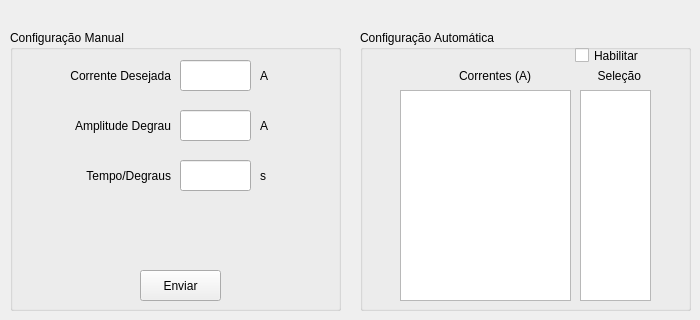
       <widget class="QWidget" name="tab_8">
        <attribute name="title">
         <string>Rampa Corrente</string>
        </attribute>
        <widget class="QGroupBox" name="Configuracao_Manual">
         <property name="geometry">
          <rect>
           <x>10</x>
           <y>30</y>
           <width>331</width>
           <height>281</height>
          </rect>
         </property>
         <property name="title">
          <string>Configuração Manual</string>
         </property>
         <widget class="QLineEdit" name="Corrente_Linear">
          <property name="geometry">
           <rect>
            <x>170</x>
            <y>30</y>
            <width>71</width>
            <height>31</height>
           </rect>
          </property>
         </widget>
         <widget class="QLineEdit" name="Amplitude_Linear">
          <property name="geometry">
           <rect>
            <x>170</x>
            <y>80</y>
            <width>71</width>
            <height>31</height>
           </rect>
          </property>
          <property name="text">
           <string/>
          </property>
         </widget>
         <widget class="QLineEdit" name="Tempo_Linear">
          <property name="geometry">
           <rect>
            <x>170</x>
            <y>130</y>
            <width>71</width>
            <height>31</height>
           </rect>
          </property>
          <property name="text">
           <string/>
          </property>
         </widget>
         <widget class="QLabel" name="label_81">
          <property name="geometry">
           <rect>
            <x>20</x>
            <y>30</y>
            <width>141</width>
            <height>31</height>
           </rect>
          </property>
          <property name="text">
           <string>Corrente Desejada</string>
          </property>
          <property name="alignment">
           <set>Qt::AlignRight|Qt::AlignTrailing|Qt::AlignVCenter</set>
          </property>
         </widget>
         <widget class="QLabel" name="label_82">
          <property name="geometry">
           <rect>
            <x>20</x>
            <y>80</y>
            <width>141</width>
            <height>31</height>
           </rect>
          </property>
          <property name="text">
           <string>Amplitude Degrau</string>
          </property>
          <property name="alignment">
           <set>Qt::AlignRight|Qt::AlignTrailing|Qt::AlignVCenter</set>
          </property>
         </widget>
         <widget class="QLabel" name="label_88">
          <property name="geometry">
           <rect>
            <x>0</x>
            <y>130</y>
            <width>161</width>
            <height>31</height>
           </rect>
          </property>
          <property name="text">
           <string>Tempo/Degraus</string>
          </property>
          <property name="alignment">
           <set>Qt::AlignRight|Qt::AlignTrailing|Qt::AlignVCenter</set>
          </property>
         </widget>
         <widget class="QLabel" name="label_89">
          <property name="geometry">
           <rect>
            <x>250</x>
            <y>80</y>
            <width>21</width>
            <height>31</height>
           </rect>
          </property>
          <property name="text">
           <string>A</string>
          </property>
         </widget>
         <widget class="QLabel" name="label_90">
          <property name="geometry">
           <rect>
            <x>250</x>
            <y>130</y>
            <width>21</width>
            <height>31</height>
           </rect>
          </property>
          <property name="text">
           <string>s</string>
          </property>
         </widget>
         <widget class="QLabel" name="label_96">
          <property name="geometry">
           <rect>
            <x>250</x>
            <y>30</y>
            <width>21</width>
            <height>31</height>
           </rect>
          </property>
          <property name="text">
           <string>A</string>
          </property>
         </widget>
         <widget class="QPushButton" name="Enviar_Linear">
          <property name="geometry">
           <rect>
            <x>130</x>
            <y>240</y>
            <width>81</width>
            <height>31</height>
           </rect>
          </property>
          <property name="text">
           <string>Enviar</string>
          </property>
          <property name="icon">
           <iconset>
            <normaloff>imagens/1351621501_Check.png</normaloff>imagens/1351621501_Check.png</iconset>
          </property>
         </widget>
        </widget>
        <widget class="QGroupBox" name="Configuracao_Auto">
         <property name="geometry">
          <rect>
           <x>360</x>
           <y>30</y>
           <width>331</width>
           <height>281</height>
          </rect>
         </property>
         <property name="title">
          <string>Configuração Automática</string>
         </property>
         <widget class="QLabel" name="label_142">
          <property name="geometry">
           <rect>
            <x>70</x>
            <y>30</y>
            <width>101</width>
            <height>31</height>
           </rect>
          </property>
          <property name="text">
           <string>Correntes (A)</string>
          </property>
          <property name="alignment">
           <set>Qt::AlignRight|Qt::AlignTrailing|Qt::AlignVCenter</set>
          </property>
         </widget>
         <widget class="QPlainTextEdit" name="Selecao_Corrente_Arbitraria_PUC">
          <property name="geometry">
           <rect>
            <x>220</x>
            <y>60</y>
            <width>71</width>
            <height>211</height>
           </rect>
          </property>
          <property name="plainText">
           <string/>
          </property>
         </widget>
         <widget class="QPlainTextEdit" name="Corrente_Arbitraria_PUC">
          <property name="geometry">
           <rect>
            <x>40</x>
            <y>60</y>
            <width>171</width>
            <height>211</height>
           </rect>
          </property>
          <property name="plainText">
           <string/>
          </property>
         </widget>
         <widget class="QLabel" name="label_151">
          <property name="geometry">
           <rect>
            <x>220</x>
            <y>30</y>
            <width>61</width>
            <height>31</height>
           </rect>
          </property>
          <property name="text">
           <string>Seleção</string>
          </property>
          <property name="alignment">
           <set>Qt::AlignRight|Qt::AlignTrailing|Qt::AlignVCenter</set>
          </property>
         </widget>
         <widget class="QCheckBox" name="Hab_Selecao">
          <property name="geometry">
           <rect>
            <x>215</x>
            <y>10</y>
            <width>91</width>
            <height>31</height>
           </rect>
          </property>
          <property name="text">
           <string>Habilitar</string>
          </property>
         </widget>
        </widget>
       </widget>
